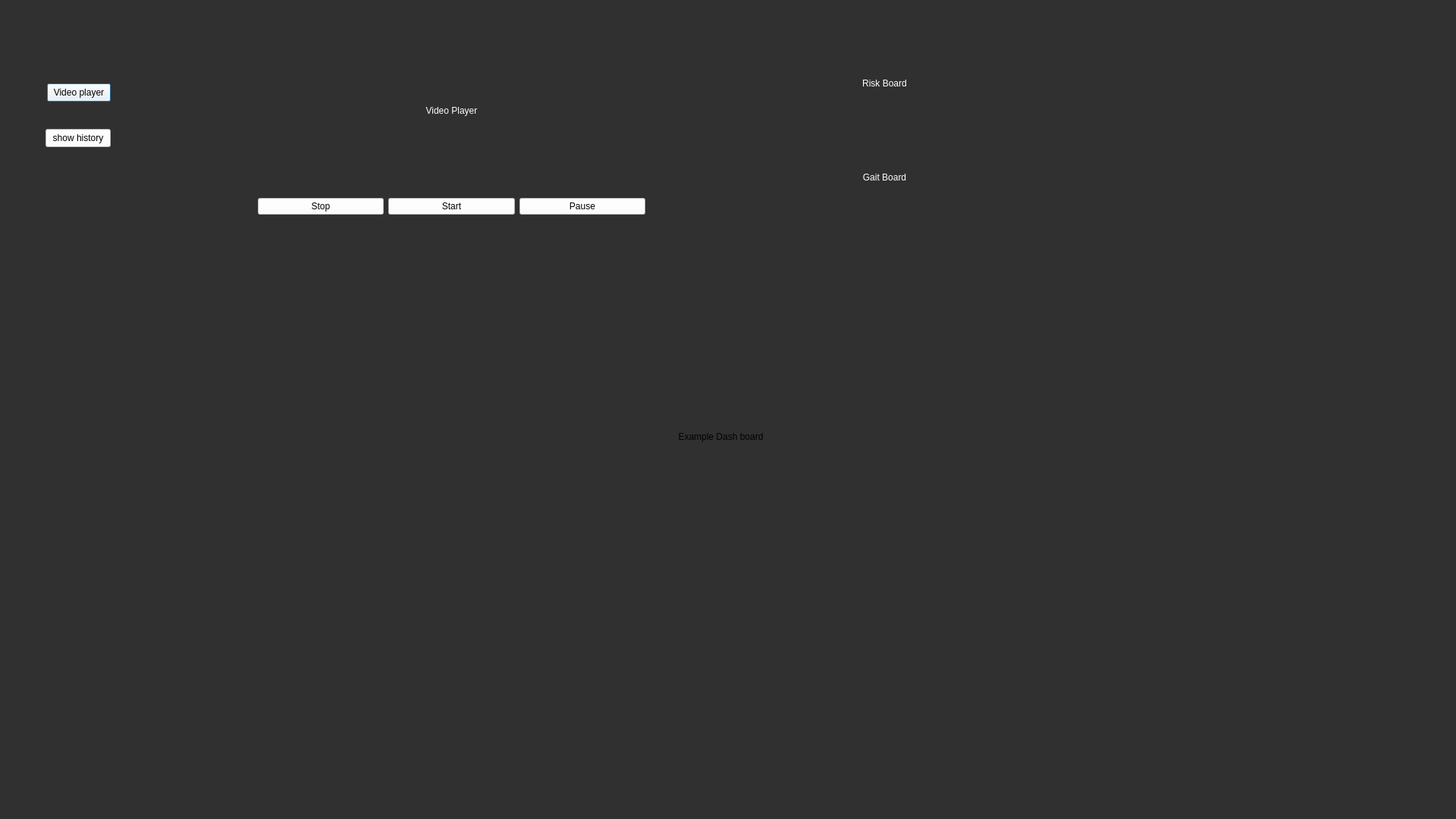
<?xml version="1.0" encoding="UTF-8"?>
<ui version="4.0">
 <class>Dialog</class>
 <widget class="QDialog" name="Dialog">
  <property name="geometry">
   <rect>
    <x>0</x>
    <y>0</y>
    <width>1920</width>
    <height>1080</height>
   </rect>
  </property>
  <property name="windowTitle">
   <string>Dialog</string>
  </property>
  <property name="styleSheet">
   <string notr="true">background-color: rgb(48, 48, 48);</string>
  </property>
  <widget class="QLabel" name="dashExample">
   <property name="geometry">
    <rect>
     <x>470</x>
     <y>350</y>
     <width>961</width>
     <height>451</height>
    </rect>
   </property>
   <property name="styleSheet">
    <string notr="true"/>
   </property>
   <property name="text">
    <string>Example Dash board</string>
   </property>
   <property name="alignment">
    <set>Qt::AlignCenter</set>
   </property>
  </widget>
  <widget class="QPushButton" name="clickme1">
   <property name="geometry">
    <rect>
     <x>62</x>
     <y>110</y>
     <width>84</width>
     <height>24</height>
    </rect>
   </property>
   <property name="styleSheet">
    <string notr="true">background-color:white</string>
   </property>
   <property name="text">
    <string>Video player</string>
   </property>
  </widget>
  <widget class="QLabel" name="video_plane">
   <property name="geometry">
    <rect>
     <x>340</x>
     <y>50</y>
     <width>511</width>
     <height>191</height>
    </rect>
   </property>
   <property name="minimumSize">
    <size>
     <width>100</width>
     <height>0</height>
    </size>
   </property>
   <property name="styleSheet">
    <string notr="true">color:white
</string>
   </property>
   <property name="text">
    <string>Video Player</string>
   </property>
   <property name="alignment">
    <set>Qt::AlignCenter</set>
   </property>
  </widget>
  <widget class="QPushButton" name="clickme2">
   <property name="geometry">
    <rect>
     <x>60</x>
     <y>170</y>
     <width>86</width>
     <height>24</height>
    </rect>
   </property>
   <property name="styleSheet">
    <string notr="true">background-color:white</string>
   </property>
   <property name="text">
    <string>show history</string>
   </property>
  </widget>
  <widget class="QWidget" name="">
   <property name="geometry">
    <rect>
     <x>340</x>
     <y>260</y>
     <width>511</width>
     <height>24</height>
    </rect>
   </property>
   <layout class="QHBoxLayout" name="horizontalLayout">
    <item>
     <widget class="QPushButton" name="stop_btn">
      <property name="minimumSize">
       <size>
        <width>100</width>
        <height>0</height>
       </size>
      </property>
      <property name="styleSheet">
       <string notr="true">background-color:white</string>
      </property>
      <property name="text">
       <string>Stop</string>
      </property>
     </widget>
    </item>
    <item>
     <widget class="QPushButton" name="start_btn">
      <property name="minimumSize">
       <size>
        <width>100</width>
        <height>0</height>
       </size>
      </property>
      <property name="styleSheet">
       <string notr="true">background-color:white</string>
      </property>
      <property name="text">
       <string>Start</string>
      </property>
     </widget>
    </item>
    <item>
     <widget class="QPushButton" name="pause_btn">
      <property name="minimumSize">
       <size>
        <width>100</width>
        <height>0</height>
       </size>
      </property>
      <property name="styleSheet">
       <string notr="true">background-color:white</string>
      </property>
      <property name="text">
       <string>Pause</string>
      </property>
     </widget>
    </item>
   </layout>
  </widget>
  <widget class="QWidget" name="">
   <property name="geometry">
    <rect>
     <x>921</x>
     <y>51</y>
     <width>491</width>
     <height>241</height>
    </rect>
   </property>
   <layout class="QVBoxLayout" name="verticalLayout">
    <item>
     <widget class="QLabel" name="riskhistory">
      <property name="minimumSize">
       <size>
        <width>100</width>
        <height>0</height>
       </size>
      </property>
      <property name="styleSheet">
       <string notr="true">color:white
</string>
      </property>
      <property name="text">
       <string>Risk Board</string>
      </property>
      <property name="alignment">
       <set>Qt::AlignCenter</set>
      </property>
     </widget>
    </item>
    <item>
     <widget class="QLabel" name="gaithistory">
      <property name="minimumSize">
       <size>
        <width>100</width>
        <height>0</height>
       </size>
      </property>
      <property name="styleSheet">
       <string notr="true">color:white
</string>
      </property>
      <property name="text">
       <string>Gait Board</string>
      </property>
      <property name="alignment">
       <set>Qt::AlignCenter</set>
      </property>
     </widget>
    </item>
   </layout>
  </widget>
 </widget>
 <resources/>
 <connections/>
</ui>
